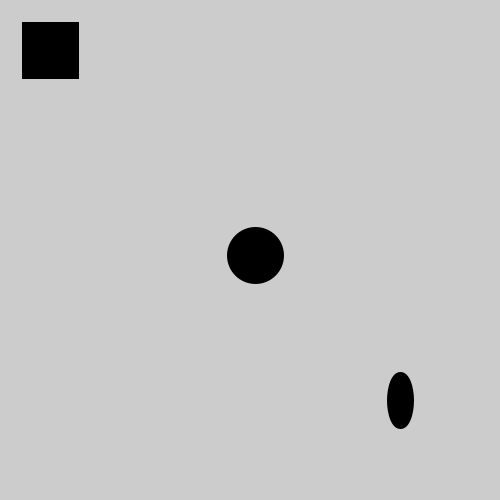
Frame 1 (no input)
Frame 60 (the mouse pressed at the canvas centre just before this capture): identical to frame 1, image omitted
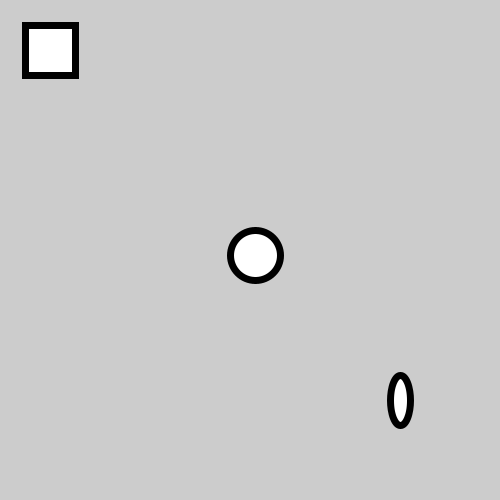
Frame 120 (the mouse held since frame 60 and released just before this capture)

The Processing sketch that drew these frames (run headless with seeded random() and noise(); from frame 60 on, the mouse is pressed at the canvas centre):

// Processing sketch: exercise_23_2
// ── exercise_23_2.pde
void setup() {
  size(500, 500);
  strokeWeight(7);
  smooth();
  noCursor();
}



void draw() {
  background(204);
  if (mousePressed == true) {
    fill(255);
  } else {
    fill (0);
  }
  rect(25, 25, 50, 50);
  ellipse(255,255,50,50);
  ellipse( 400,400,20,50);
}
